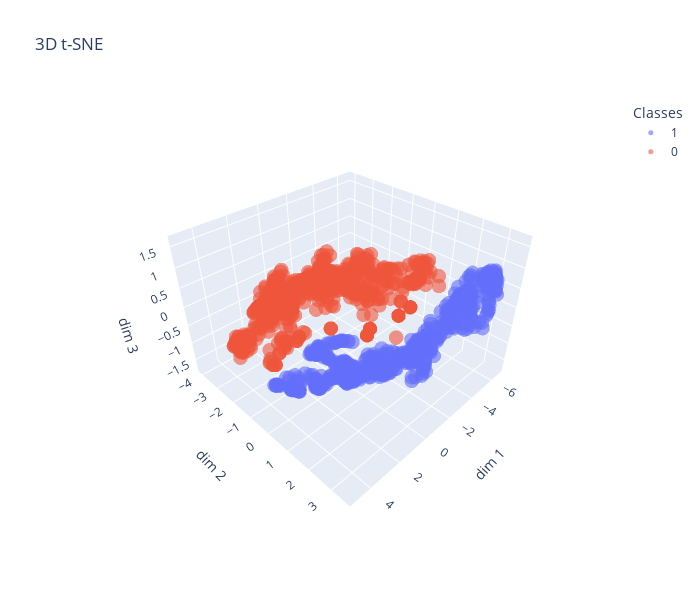

The notebook cell saved with this chart:
### Code cell
data = pd.DataFrame({
    'dim 1': X_embedded_3[:, 0],
    'dim 2': X_embedded_3[:, 1],
    'dim 3': X_embedded_3[:, 2],
    'Classes': labels.astype(str)
})

fig = px.scatter_3d(data, x='dim 1', y='dim 2', z='dim 3', color='Classes', title='3D t-SNE', opacity=0.6, width=700, height=600 )

fig.update_layout(
    scene=dict(
        aspectmode="manual",
        aspectratio=dict(x=1, y=1, z=0.7)
    )
)

fig.update_traces(marker=dict(size=5))
fig.show()

### Figure 1 — Plotly figure (JSON) as saved in the notebook; plotly's stock layout.template omitted (floating-point values rounded to 4 significant figures; data arrays with more than 128 entries replaced by an {"elided": "..."} marker saying what was removed)
{"data": [{"hovertemplate": "Classes=1<br>dim 1=%{x}<br>dim 2=%{y}<br>dim 3=%{z}<extra></extra>", "legendgroup": "1", "marker": {"color": "#636efa", "opacity": 0.6, "size": 5, "symbol": "circle"}, "mode": "markers", "name": "1", "scene": "scene", "showlegend": true, "type": "scatter3d", "x": {"elided": "610 float values"}, "y": {"elided": "610 float values"}, "z": {"elided": "610 float values"}}, {"hovertemplate": "Classes=0<br>dim 1=%{x}<br>dim 2=%{y}<br>dim 3=%{z}<extra></extra>", "legendgroup": "0", "marker": {"color": "#EF553B", "opacity": 0.6, "size": 5, "symbol": "circle"}, "mode": "markers", "name": "0", "scene": "scene", "showlegend": true, "type": "scatter3d", "x": {"elided": "762 float values"}, "y": {"elided": "762 float values"}, "z": {"elided": "762 float values"}}], "layout": {"height": 600, "legend": {"title": {"text": "Classes"}, "tracegroupgap": 0}, "scene": {"aspectmode": "manual", "aspectratio": {"x": 1, "y": 1, "z": 0.7}, "domain": {"x": [0, 1], "y": [0, 1]}, "xaxis": {"title": {"text": "dim 1"}}, "yaxis": {"title": {"text": "dim 2"}}, "zaxis": {"title": {"text": "dim 3"}}}, "title": {"text": "3D t-SNE"}, "width": 700}}
